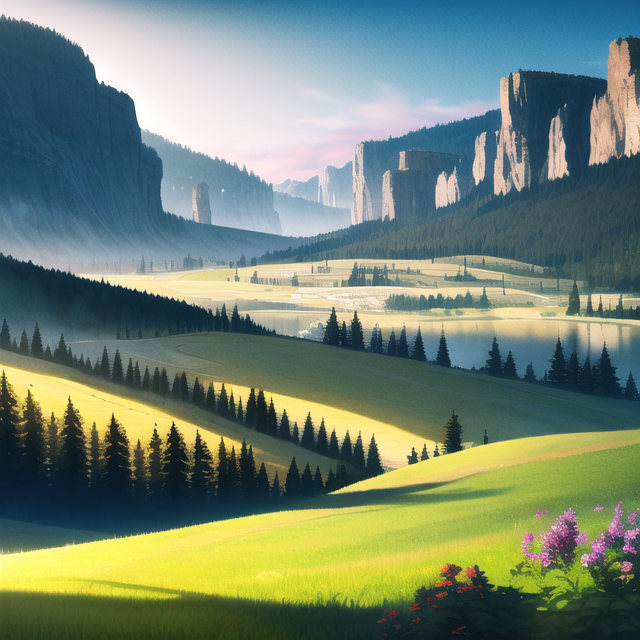
#> input picture example4/0.png, 640 x 640 px, found by its file name; its folder holds 3 pictures in this run
$ python example4-2.py
#> lines starting #> are read from the running program, lines starting #| are printed output that depends on the picture
from PIL import Image

base_images = [Image.open(f'example4\\{img}.png') for img in range(3)]
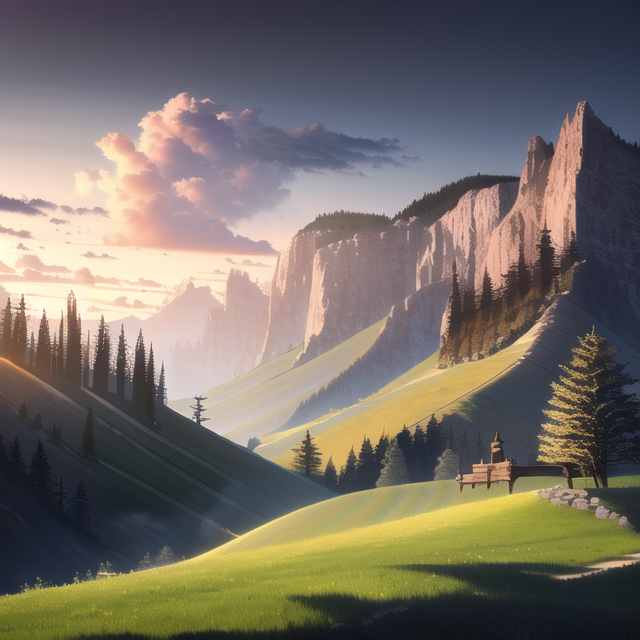
#> input picture example4/1.png, 640 x 640 px, found by its file name
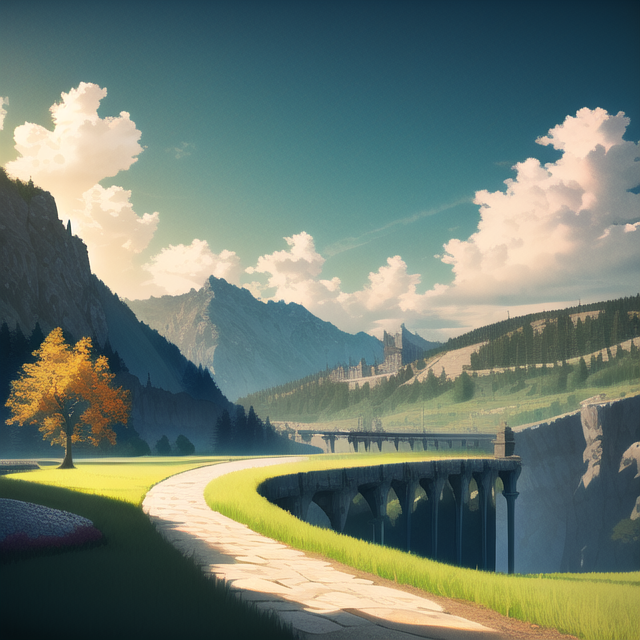
#> input picture example4/2.png, 640 x 640 px, found by its file name
#> base_images = 3 items
base_images.append(base_images[0])
images = []

for i in range(len(base_images) - 1):
    # 將目前圖像加入至images
    images.append(base_images[i])

    # 每幀淡出圖像的透明度增加10%
    for alpha in range(10):
        blend = Image.blend(base_images[i], base_images[i + 1], alpha = alpha / 10)
        images.append(blend)
#> this loop made 3 passes
#> after the loop, images = 33 items

durtions = []

for i in range(len(images)):
    if i % 11:
        durtions.append(100)

    else:
        durtions.append(300)
#> this loop made 33 passes
#> after the loop, durtions = 33 values, max 300 at index 0, min 100 at index 1, mean 118.2

images[0].save(r'example4\fade_out.gif',
               save_all = True,
               append_images = images[1:],
               optimize = False,
               duration = durtions,
               loop = 0)
